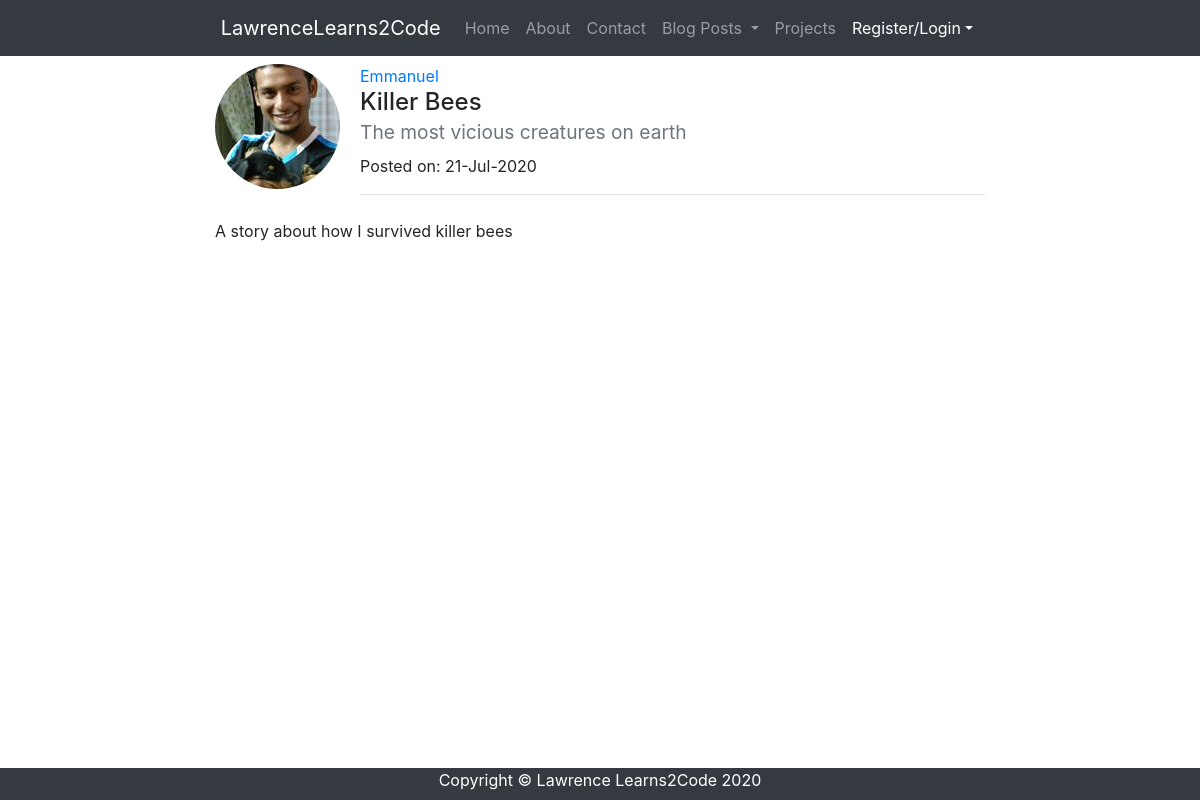
The page /read_post/?_pid=3&_uid=2 on the database as committed earlier.
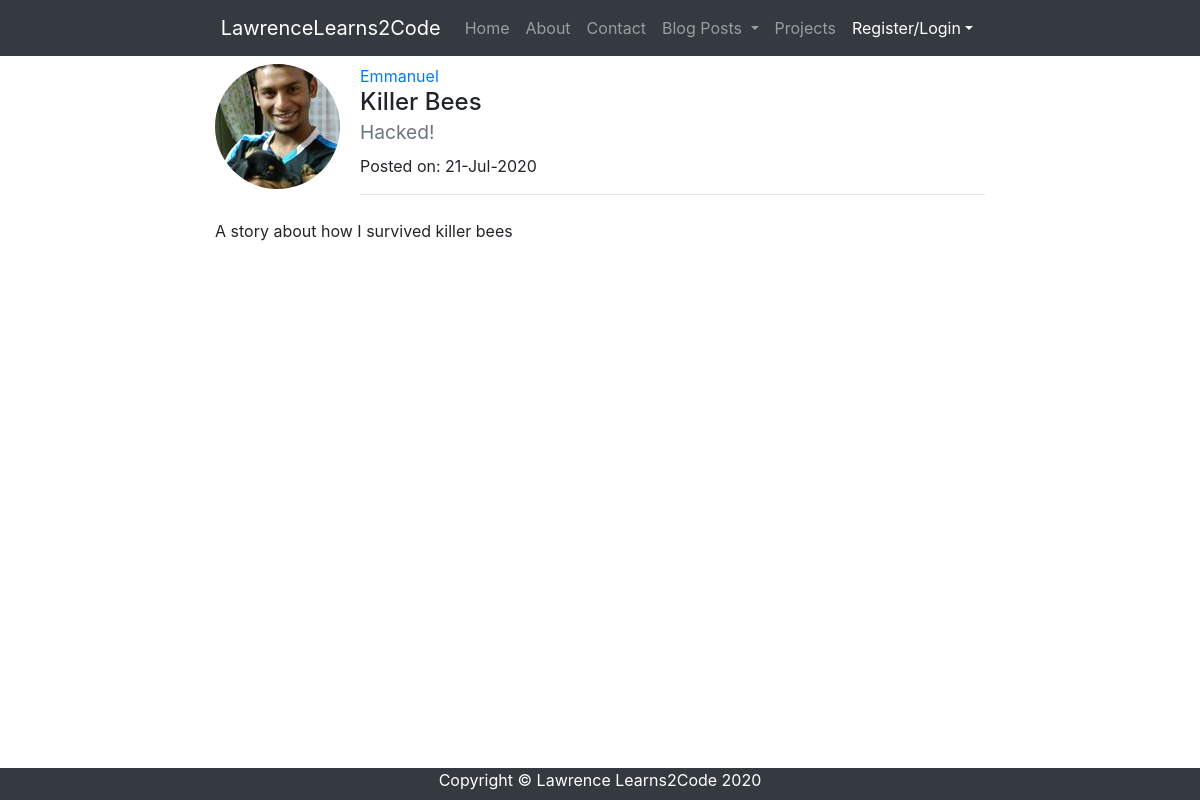
The same page on the database as committed later.
### lawrencelearns2code/models.py (models this page shows, shortened)
class Post(db.Model):
    id = db.Column(db.Integer, primary_key=True)
    title = db.Column(db.String(100), nullable=False)
    date_posted = db.Column(db.DateTime, nullable=False, default=datetime.utcnow)
    subtitle = db.Column(db.String(150), nullable=False)
    content = db.Column(db.Text, nullable=False)
    user_id = db.Column(db.Integer, db.ForeignKey('user.id'), nullable=False)

### lawrencelearns2code/routes.py (the view)
@app.route('/read_post/', methods=['GET'])
def read_post():
    pid = request.args.get('_pid', None)
    uid = request.args.get('_uid', None)
    post = Post.query.get_or_404(pid)
    user = User.query.get_or_404(uid)
    image_file = create_image_link(user.image_file)
    return render_template('read_post.html', post=post, user=user, image_file=image_file)

### lawrencelearns2code/routes.py (called while the page is built)
def create_image_link(fn, blog=0):
    if blog==1:
        return url_for('static',filename='images/blog-pictures/' + fn)
    elif blog==0:
        return url_for('static',filename='images/profile-pictures/' + fn)

### lawrencelearns2code/templates/read_post.html (shortened to what this page needs)
{% extends 'layout.html' %}
{% block content %}
    <div class="media my-2">
        <a href="{{url_for('account', user_id=post.user_id)}}">
            <img class="rounded-circle account-img" src="{{ url_for('static', filename='images/profile-pictures/' + post.author.image_file) }}">
        </a>
        <div class="media-body">
            <div class="m-0">
                <a href="{{url_for('account', user_id=post.user_id)}}" class="float-left">{{post.author.username}}</a>
            </div>
            <div class="m-0">
                <h4>
                    {{post.title}}</br>
                    <small class="text-muted">
                        {{post.subtitle}}
                    </small>
                </h4>
                <p class="mb-0">Posted on: {{post.date_posted.strftime('%d-%b-%Y')}}</p>
                <hr>
            </div>
        </div>
    </div>
    <div>
        {{post.content|safe}}
    </div>
{% endblock content %}

Rows that differ between the two databases and show on the page:
changed Post "Killer Bees": subtitle "The most vicious creatures on earth" → "Hacked!"
